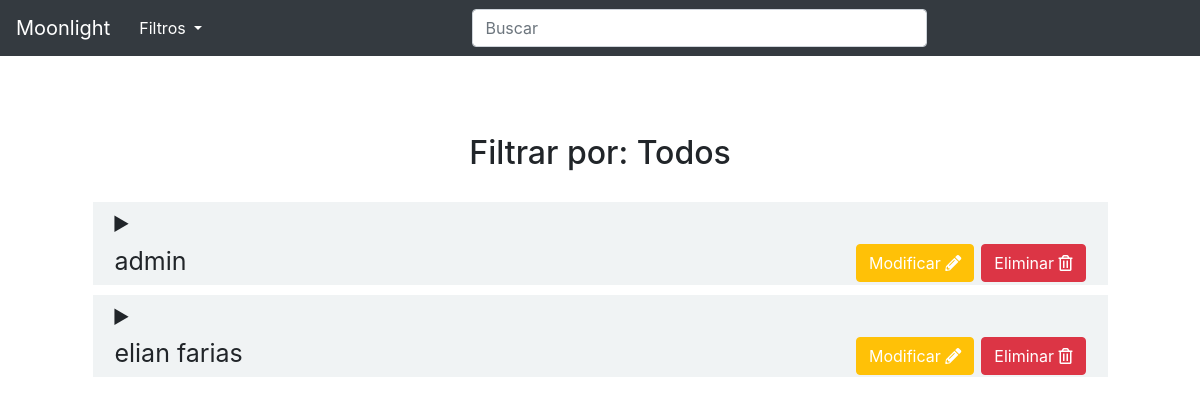
Page /ABM/usuarios/index.php on the earlier database version.
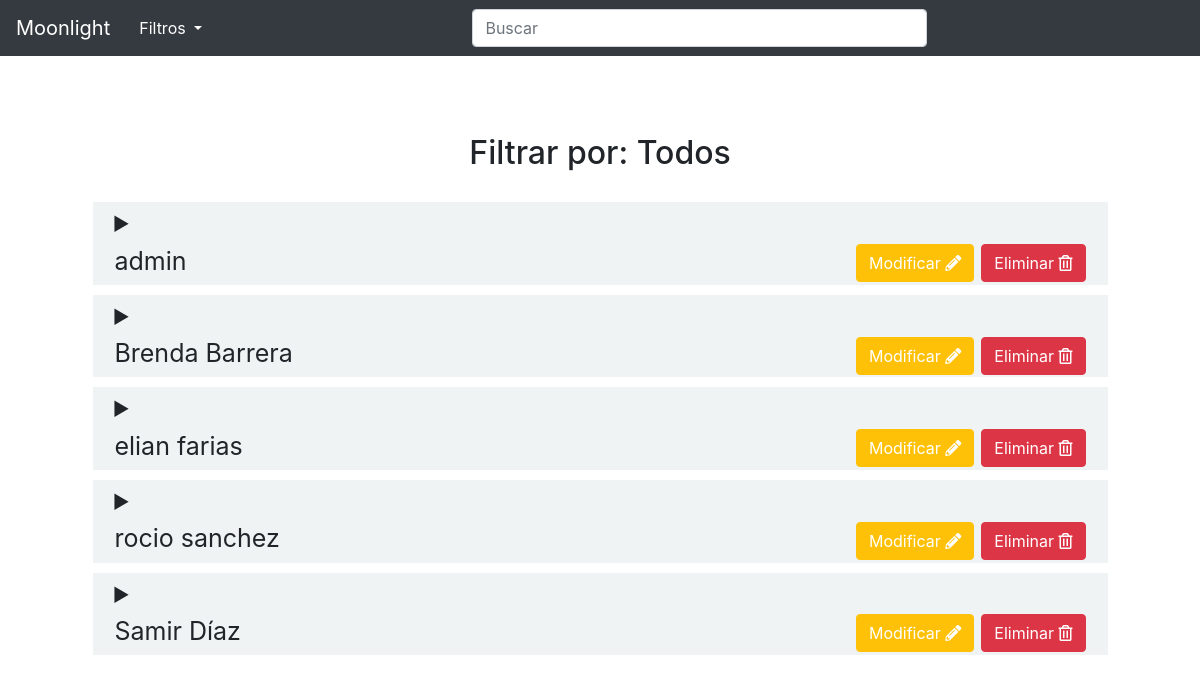
Same page on the later database version.
### tables this page shows
CREATE TABLE `usuarios` (
  `id` int(11) NOT NULL,
  `name` text NOT NULL,
  `username` text NOT NULL,
  `pass` text NOT NULL,
  `email` text NOT NULL,
  `code` text NOT NULL,
  `validation` text NOT NULL,
  `fechaRegistro` text NOT NULL,
  `ultimaConexion` text NOT NULL,
  `tipoUsuario` varchar(255) NOT NULL
);

### ABM/usuarios/filtros.php (called while the page is built, shortened)
<?php
	if (!isset($_GET['usuario']) && !isset($_GET['buscar']) || isset($_GET['usuario']) && $_GET['usuario']=='todos') {
		$sql="SELECT * FROM usuarios ORDER BY name ASC";
	}
?>

### ABM/usuarios/usuarios.php (the view, shortened to what this page needs)
<h2 class="titulo">Filtrar por:
	<?php
	if (isset($_GET['usuario'])) {
		echo $_GET['usuario'];
	} elseif (isset($_GET['buscar'])) {
		echo $_GET['buscar'];
	} else {
		echo "Todos";
	}
	?>
</h2>
<?php
$consulta = mysqli_query($conexion, $sql);
if (mysqli_num_rows($consulta) > 0) {
	while ($registro = mysqli_fetch_assoc($consulta)) {
		?>
		<details>
			<summary>
				<div class="row">
					<div class="col-lg-8 col-md-8 col-sm-8">
						<?php
								echo $registro['name'];
								?>
					</div>
					<div class="col-lg-4 col-md-4 col-sm-4 d-inline my-auto text-right">
						<a href="editar.php?id_editar=<?php echo $registro['id']; ?>">
							<button class="btn btn-warning text-white ">Modificar <i class="fas fa-pencil-alt"></i></button></a>
						<a href="index.php?id_borrar=<?php echo $registro['id']; ?>" onclick="return confirm('¿Realmente desea borrar el libro?')">
							<button class="btn btn-danger text-white">Eliminar <i class="far fa-trash-alt"></i></button></a>
					</div>
				</div>
			</summary>
		</details>
<?php
	}
} else {
	echo "No hay Usuarios";
}
?>

### ABM/usuarios/index.php (shortened to what this page needs)
<?php
require_once("../conexion.php");
?>
<html lang="en">
<head>
    <link rel="stylesheet" type="text/css" href="../css/estilo.css">
    <link rel="stylesheet" href="https://use.fontawesome.com/releases/v5.8.2/css/all.css">
    <link rel="stylesheet" href="https://stackpath.bootstrapcdn.com/bootstrap/4.3.1/css/bootstrap.min.css">
</head>
<body>
    <header>
        <nav class="navbar navbar-expand-sm navbar-dark bg-dark">
            <a class="navbar-brand" href="../index.php">Moonlight</a>
            <div class="dropdown">
                <button class="btn btn-default dropdown-toggle text-white" type="button" id="dropdownMenu1" data-toggle="dropdown" aria-haspopup="true" aria-expanded="true">Filtros<span class="caret"></span>
                </button>
            </div>
            <div class="collapse navbar-collapse" id="navbarNav">
                <form class="mx-auto my-auto col-lg-6 col-md-8">
                    <input class="form-control col-lg-12" type="text" name="buscar" id="buscador" placeholder="Buscar" aria-label="Buscar">
                </form>
        </nav>
    </header>
    <div class="container">
        <div class="row">
            <div class=" libros-todos col-lg-11 col-sm-11 col-md-11 mx-auto mt-5 rounded">
                <?php
                include('filtros.php');
                include('usuarios.php');
                ?>
            </div>
        </div>
    </div>
</body>
</html>

### ABM/css/estilo.css (style rules this page uses)
:root { --color: rgba(235, 148, 18, 0.6); --color2: rgba(29, 241, 82, 0.6); --color3: rgba(28, 186, 248, 0.45); }
details { padding: 1px 20px; background-color: #F0F3F4; margin-bottom: 10px; }
summary { cursor: pointer; display: flex; flex-direction: row; align-items: center; padding: 0.2%; outline: none; font-size: 25px; }
.titulo { text-align: center; margin: 30px; }

Differences in the rows shown:
added usuarios: name "Brenda Barrera"
added usuarios: name "rocio sanchez"
added usuarios: name "Samir Díaz"
